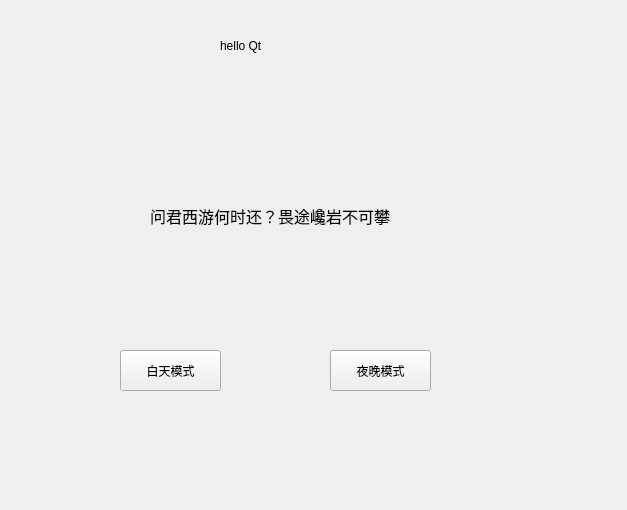
<?xml version="1.0" encoding="UTF-8"?>
<ui version="4.0">
 <class>Widget</class>
 <widget class="QWidget" name="Widget">
  <property name="geometry">
   <rect>
    <x>0</x>
    <y>0</y>
    <width>627</width>
    <height>510</height>
   </rect>
  </property>
  <property name="windowTitle">
   <string>Widget</string>
  </property>
  <widget class="QLabel" name="label">
   <property name="geometry">
    <rect>
     <x>220</x>
     <y>0</y>
     <width>291</width>
     <height>91</height>
    </rect>
   </property>
   <property name="styleSheet">
    <string notr="true">font: 9pt &quot;楷体&quot;;
font: 36pt &quot;Agency FB&quot;;
color: &quot;red&quot;;</string>
   </property>
   <property name="text">
    <string>hello Qt</string>
   </property>
  </widget>
  <widget class="QLabel" name="label_2">
   <property name="geometry">
    <rect>
     <x>150</x>
     <y>180</y>
     <width>411</width>
     <height>71</height>
    </rect>
   </property>
   <property name="font">
    <font>
     <pointsize>12</pointsize>
    </font>
   </property>
   <property name="text">
    <string>问君西游何时还？畏途巉岩不可攀</string>
   </property>
  </widget>
  <widget class="QPushButton" name="pushButton">
   <property name="geometry">
    <rect>
     <x>120</x>
     <y>350</y>
     <width>101</width>
     <height>41</height>
    </rect>
   </property>
   <property name="text">
    <string>白天模式</string>
   </property>
  </widget>
  <widget class="QPushButton" name="pushButton_2">
   <property name="geometry">
    <rect>
     <x>330</x>
     <y>350</y>
     <width>101</width>
     <height>41</height>
    </rect>
   </property>
   <property name="text">
    <string>夜晚模式</string>
   </property>
  </widget>
 </widget>
 <resources/>
 <connections/>
</ui>
